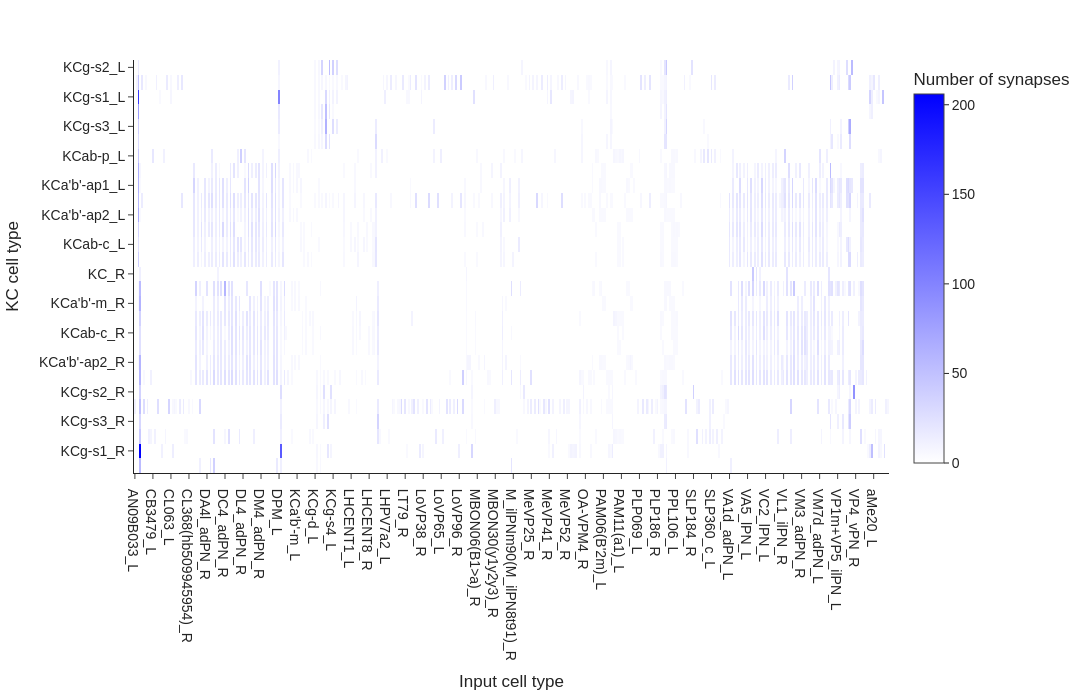

The notebook cell this image was saved under:
### Code cell
fig_heatmap_input_clust = px.imshow(
    heatmap_clustered_total_syn,
    labels={
        "x": "Input cell type",
        "y": "KC cell type",
        "color": "Number of synapses"
    },
    color_continuous_scale=[[0, "white"],[1, "blue"]],
    aspect="auto"
)
fig_heatmap_input_clust.update_layout(
    width=1200,
    height=700,
    template="simple_white",
    font=dict(family="Arial", size=14)
)
fig_heatmap_input_clust.show()

### Figure 1 — Plotly figure (JSON) as saved in the notebook; plotly's stock layout.template omitted (floating-point values rounded to 4 significant figures; data arrays with more than 128 entries replaced by an {"elided": "..."} marker saying what was removed)
{"data": [{"coloraxis": "coloraxis", "hovertemplate": "Input cell type: %{x}<br>KC cell type: %{y}<br>Number of synapses: %{z}<extra></extra>", "name": "0", "type": "heatmap", "x": {"elided": "419 str values"}, "xaxis": "x", "y": ["KCg-s2_L", "KCg-d_L", "KCg-s1_L", "KCg_L", "KCg-s3_L", "KCg-s4_L", "KCab-p_L", "KCa'b'-m_L", "KCa'b'-ap1_L", "KCg-m_L", "KCa'b'-ap2_L", "KCab-m_L", "KCab-c_L", "KCab-s_L", "KC_R", "KCa'b'-ap1_R", "KCa'b'-m_R", "KCab-s_R", "KCab-c_R", "KCab-m_R", "KCa'b'-ap2_R", "KCg-m_R", "KCg-s2_R", "KCg-d_R", "KCg-s3_R", "KCab-p_R", "KCg-s1_R", "KCg-s4_R"], "yaxis": "y", "z": {"elided": "28x419 float values"}}], "layout": {"coloraxis": {"autocolorscale": false, "colorbar": {"title": {"text": "Number of synapses"}}, "colorscale": [[0, "white"], [1, "blue"]]}, "font": {"family": "Arial", "size": 14}, "height": 700, "margin": {"t": 60}, "width": 1200, "xaxis": {"anchor": "y", "domain": [0, 1], "title": {"text": "Input cell type"}}, "yaxis": {"anchor": "x", "autorange": "reversed", "domain": [0, 1], "title": {"text": "KC cell type"}}}}
